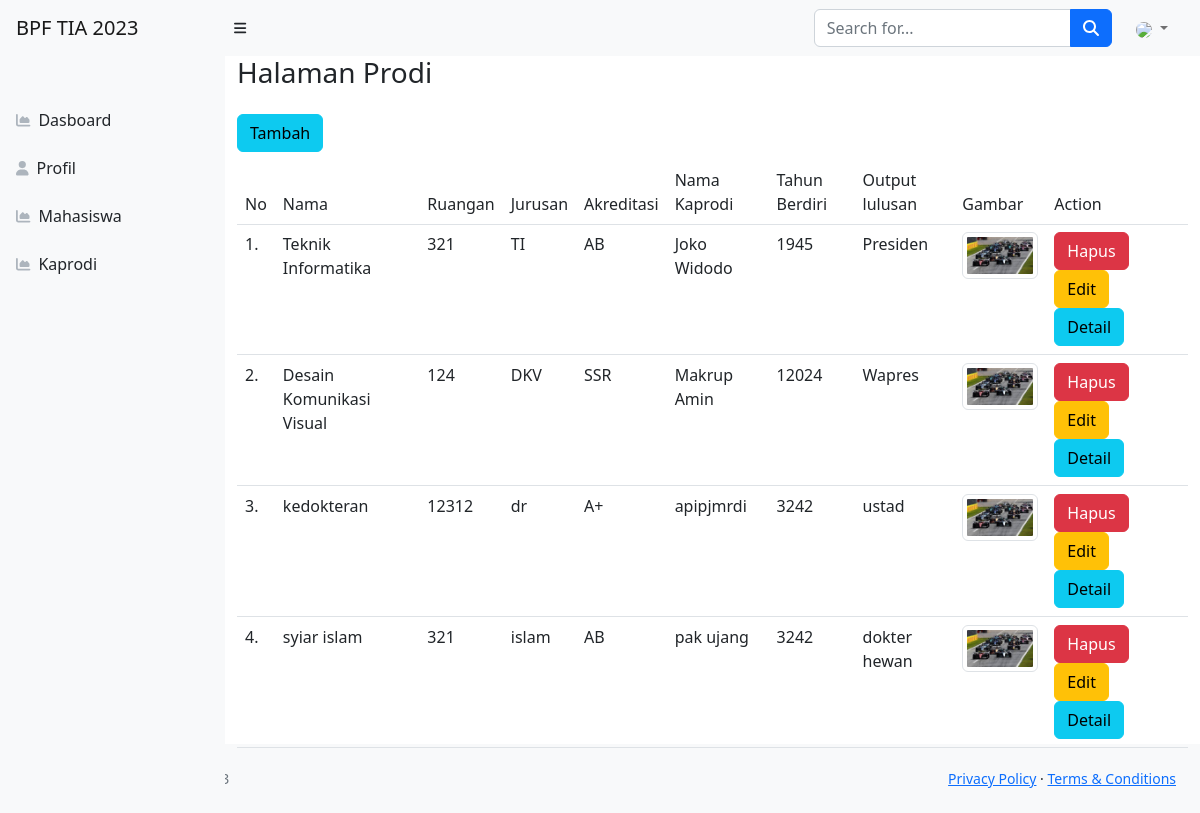
Page /index.php/prodi on the committed database.
### tables this page shows
CREATE TABLE `prodi` (
  `id` int(11) NOT NULL,
  `nama` varchar(255) NOT NULL,
  `ruang` varchar(20) NOT NULL,
  `jurusan` varchar(50) NOT NULL,
  `akreditasi` varchar(15) NOT NULL,
  `nama_kaprodi` varchar(255) NOT NULL,
  `tahun_berdiri` int(10) NOT NULL,
  `output_lulusan` varchar(255) NOT NULL,
  `gambar` varchar(100) NOT NULL DEFAULT 'prodi.jpg'
);

### application/controllers/Prodi.php (called while the page is built, shortened)
<?php
class Prodi extends CI_Controller
{
    public function __construct()
    {
        $this->load->model('prodi_model');
    }
    public function index()
    {
        $data['judul'] = "Halaman Prodi";
        $data['user'] = $this->db->get_where('user', ['email' => $this->session->userdata('email')])->row_array();
        $data['prodi'] = $this->prodi_model->get();
        $this->load->view("layout/header", $data);
        $this->load->view("Kaprodi/vw_prodi", $data);
        $this->load->view("layout/footer", $data);
    }
}
?>

### index.php (called while the page is built, shortened)
<?php
require_once BASEPATH.'core/CodeIgniter.php';

### application/models/prodi_model.php (called while the page is built, shortened)
<?php
class prodi_model extends CI_Model
{
    public $table = 'prodi';
    public function get(){
        $this->db->from($this->table);
        $query = $this->db->get();
        return $query->result_array();
    }
}
?>

### application/views/Kaprodi/vw_prodi.php (the view, shortened to what this page needs)
<div class="container-fluid">
    <h1 class="h3 mb-4 text-gray-800">
        <?php echo $judul ?>
    </h1>
    <div class="row">
        <div class="col-md-6"><a href="<?= base_url('index.php/Prodi/tambah') ?>" class="btn btn-info mb-2">Tambah
            </a></div>
        <div class="col-md-12">
            <table class="table">
                <thead>
                    <tr>
                        <td>No</td>
                        <td>Nama</td>
                        <td>Ruangan</td>
                        <td>Jurusan</td>
                        <td>Akreditasi</td>
                        <td>Nama Kaprodi</td>
                        <td>Tahun Berdiri</td>
                        <td>Output lulusan </td>
                        <td>Gambar</td>
                        <td>Action</td>
                    </tr>
                </thead>
                <tbody>
                    <tr>
                        <?php $i = 1; ?>
                        <?php foreach ($prodi as $us): ?>
                        <tr>
                            <td>
                                <?= $i; ?>.
                            </td>
                            <td>
                                <?= $us['nama']; ?>
                            </td>
                            <td>
                                <?= $us['ruang']; ?>
                            </td>
                            <td>
                                <?= $us['jurusan']; ?>
                            </td>
                            <td>
                                <?= $us['akreditasi']; ?>
                            </td>
                            <td>
                                <?= $us['nama_kaprodi']; ?>
                            </td>
                            <td>
                                <?= $us['tahun_berdiri']; ?>
                            </td>
                            <td>
                                <?= $us['output_lulusan']; ?>
                            </td>
                            <td><img src="<?= base_url('assets/') . $us['gambar']; ?>" style="width: 100px" class="img-thumbnail"></td>
                            <td>
                                <a href="<?= base_url('index.php/') ?>Prodi/hapus/<?= $us['id'] ?>"
                                    class="btn btn-danger">Hapus</a>
                                <a href="<?= base_url('index.php/') ?>Prodi/edit/<?= $us['id'] ?>"
                                    class="btn btn-warning">Edit</a>
                                <a href="<?= base_url('index.php/') ?>Prodi/detail/<?= $us['id'] ?>"
                                    class="btn btn-info">Detail</a>
                            </td>
                        </tr>
                        <?php $i++; ?>
                    <?php endforeach; ?>
                </tbody>
            </table>
        </div>
    </div>
</div>

### application/views/layout/header.php (shortened to what this page needs)
<!DOCTYPE html>
<html lang="en">
<head>
    <link href="https://cdn.jsdelivr.net/npm/simple-datatables@7.1.2/dist/style.min.css" rel="stylesheet" />
    <link href="<?= base_url('assets/') ?>css/styles.css" rel="stylesheet" />
</head>
<body class="sb-nav-fixed">
    <nav class="sb-topnav navbar navbar-expand navbar-light bg-light">
        <a class="navbar-brand ps-3" href="<?= site_url('dasboard') ?>">BPF TIA 2023</a>
        <button class="btn btn-link btn-sm order-1 order-lg-0 me-4 me-lg-0" id="sidebarToggle" href="#!"><i
                class="fas fa-bars"></i></button>
        <form class="d-none d-md-inline-block form-inline ms-auto me-0 me-md-3 my-2 my-md-0">
            <div class="input-group">
                <input class="form-control" type="text" placeholder="Search for..." aria-label="Search for..."
                    aria-describedby="btnNavbarSearch" />
                <button class="btn btn-primary" id="btnNavbarSearch" type="button"><i
                        class="fas fa-search"></i></button>
            </div>
        </form>
        <ul class="navbar-nav ms-auto ms-md-0 me-3 me-lg-4">
            <li class="nav-item dropdown">
                <a class="nav-link dropdown-toggle" id="navbarDropdown" href="#" role="button" data-bs-toggle="dropdown"
                    aria-expanded="false"><img class="img-profile rounded-circle" src="<?= base_url('assets/'), $user['gambar']; ?>">
                </a>
            </li>
        </ul>
    </nav>
    <div id="layoutSidenav">
    <div id="layoutSidenav_nav">
        <nav class="sb-sidenav accordion sb-sidenav-light" id="sidenavAccordion">
            <div class="sb-sidenav-menu">
                <div class="nav">
                    <div class="sb-sidenav-menu-heading"></div>
                    <?php if ($user['role'] === 'admin') { ?>
                        <a class="nav-link" href="<?= site_url('dasboard') ?>">
                            <div class="sb-nav-link-icon"><i class="fas fa-chart-area"></i></div>
                            Dasboard
                        </a>
                        <a class="nav-link" href="<?= site_url('Mahasiswa') ?>">
                            <div class="sb-nav-link-icon"><i class="fas fa-chart-area"></i></div>
                            Mahasiswa
                        </a>
                        <a class="nav-link" href="<?= site_url('Prodi') ?>">
                            <div class="sb-nav-link-icon"><i class="fas fa-chart-area"></i></div>
                            Kaprodi
                        </a>
                    <?php } else { ?>
                        <a class="nav-link" href="<?= site_url('dasboard') ?>">
                            <div class="sb-nav-link-icon"><i class="fas fa-chart-area"></i></div>
                            Dasboard
                        </a>
                        <a class="nav-link" href="<?= site_url('Profil') ?>">
                            <div class="sb-nav-link-icon"><i class="fas fa-user"></i></div>
                            Profil
                        </a>
                        <a class="nav-link" href="<?= site_url('Mahasiswa') ?>">
                            <div class="sb-nav-link-icon"><i class="fas fa-chart-area"></i></div>
                            Mahasiswa
                        </a>
                        <a class="nav-link" href="<?= site_url('Prodi') ?>">
                            <div class="sb-nav-link-icon"><i class="fas fa-chart-area"></i></div>
                            Kaprodi
                        </a>
                    <?php } ?>
                </div>
            </div>
        </nav>
    </div>
    <div id="layoutSidenav_content">

### application/views/layout/footer.php (shortened to what this page needs)
</div>
</div>
<footer class="py-4 bg-light mt-auto">
    <div class="container-fluid px-4">
        <div class="d-flex align-items-center justify-content-between small">
            <div class="text-muted">Copyright &copy; Your Website 2023</div>
            <div>
                <a href="#">Privacy Policy</a>
                &middot;
                <a href="#">Terms &amp; Conditions</a>
            </div>
        </div>
    </div>
</footer>
</body>
</html>

### application/views/layout/header.php (style rules this page uses)
.img-profile { width: 30px; height: auto; }

### rows in the picture
prodi: nama "Teknik Informatika", ruang "321", jurusan "TI", akreditasi "AB", nama_kaprodi "Joko Widodo", tahun_berdiri "1945", output_lulusan "Presiden", gambar (picture)
prodi: nama "Desain Komunikasi Visual", ruang "124", jurusan "DKV", akreditasi "SSR", nama_kaprodi "Makrup Amin", tahun_berdiri "12024", output_lulusan "Wapres", gambar (picture)
prodi: nama "kedokteran", ruang "12312", jurusan "dr", akreditasi "A+", nama_kaprodi "apipjmrdi", tahun_berdiri "3242", output_lulusan "ustad", gambar (picture)
prodi: nama "syiar islam", ruang "321", jurusan "islam", akreditasi "AB", nama_kaprodi "pak ujang", tahun_berdiri "3242", output_lulusan "dokter hewan", gambar (picture)

### other values in the picture
$judul "Halaman Prodi"
